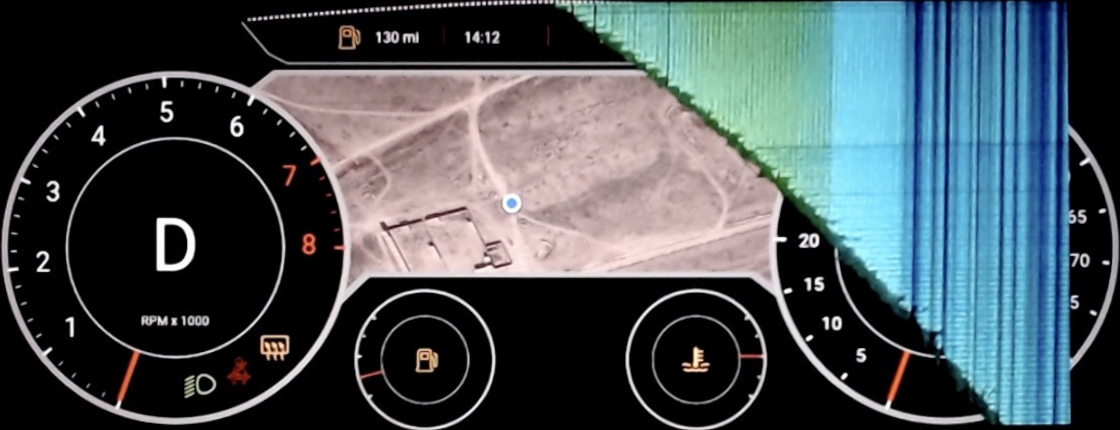
#> input picture Data/TestSet1/test1/cam-low-exposure.png, 1120 x 430 px, given in place of unobstructed-aligned.png, which was not available
$ python ImageSimilarity.py
#> lines starting #> are read from the running program, lines starting #| are printed output that depends on the picture; long printed decimals are rounded; pictures that were not available may be replaced by others from this repository, and a replacement may not be noted
"""
This script contains routines for calculating similarity between images.
There is a straightforward unit test towards the bottom that will run if this script is directly executed.

Here are the similarity metrics:
    mean squared difference - Images must have equal intensity distribution. Lower score is better.
    normalized correlation coefficient - Assumes linear relationship between intensities. 0 to 1, 1 is most similar.
    mutual information - More broadly applicable. 0 to 1, 1 is most similar.
    normalized mutual information - Can be even more broadly applicable.
    kappa statistic - Used for binary images only.


----QUOTE FROM ELASTIX DOCUMENTATION ON WHICH METRIC TO USE---
"The MSD measure is a measure that is only suited for two images with an equal intensity distribution,
i.e. for images from the same modality. NCC is less strict, it assumes a linear relation between the intensity
values of the fixed and moving image, and can therefore be used more often. The MI measure is even more
general: only a relation between the probability distributions of the intensities of the fixed and moving image
is assumed. For MI it is well-known that it is suited not only for mono-modal, but also for multi-modal
image pairs. This measure is often a good choice for image registration. The NMI measure is, just like
MI, suitable for mono- and multi-modality registration. Studholme et al. [1999] seems to indicate better
performance than MI in some cases. (Note that in elastix we optimized MI for performance, which we
did not do for NMI.) The KS measure is specifically meant to register binary images (segmentations). It
measures the “overlap” of the segmentations."
"""

import cv2
import numpy as np


########################################################################################################
# ----MEAN SQUARED DIFFERENCE----
# It is the sum of all the voxel distances squared (square inside summation), then divided by
# the number of voxels, hence the mean squared difference.
# Closer to zero means more similar.
########################################################################################################
def MeanSquaredDifference(moving, fixed):
    """
    Will resize the images if they are of a different shape.
    Uses the euclidean distance between voxels
    """
    #Handles different sizes
    different_sizes = moving.shape[0] == fixed.shape[0] and moving.shape[1] == fixed.shape[1]
    if not different_sizes:
        moving = cv2.resize(moving, (fixed.shape[1], fixed.shape[0]), interpolation=cv2.INTER_CUBIC)

    # convert to floats to avoid overload
    moving, fixed = moving.astype(np.float64), fixed.astype(np.float64)

    # core calculation
    squared_differences = (fixed - moving) ** 2
    msd = np.mean(squared_differences)
    return msd


########################################################################################################
# ----NORMALIZED CORRELATION COEFFICIENT----
# From 0 to 1, closer to 1 is more similar.
# Related to Pearson Correlation Coefficient.
########################################################################################################
def NormalizedCorrelationCoefficient(moving, fixed):
    #Check images are same shape/dimensions.
    assert moving.shape == fixed.shape, "Moving and fixed must have the same shape."

    # Calculate the mean of the fixed image and the moving image
    mean_fixed = np.mean(fixed)
    mean_moving = np.mean(moving)

    # Calculate the numerator of the NCC
    numerator = np.sum((fixed - mean_fixed) * (moving - mean_moving))

    # Calculate the denominator of the NCC
    denominator = np.sqrt(np.sum((fixed - mean_fixed) ** 2) * np.sum((moving - mean_moving) ** 2))

    # Calculate the NCC
    ncc = numerator / denominator
    return ncc


########################################################################################################
# ----MUTUAL INFORMATION----
# Definition from the following paper:
# Optimization of mutual information for multiresolution image registration,
# by P. Thevenaz and M. Unser, 2000, https://ieeexplore.ieee.org/document/887976.
# Closer to 1 means more similar.
########################################################################################################
# [129 lines left out: functions MutualInformation, NormalizedMutualInformation, NormalizedMutualInformationAlt, Kappa, not called in this run]


########################################################################################################
# ----UNIT TESTS----
# Runs through all the distance metrics
########################################################################################################
def unit_tests():
    print("Running unit tests for image similarity metrics...")

    #read in images
    observed, expected = cv2.imread("Data/TestingDiffDiff/test1/unobstructed-aligned.png"), cv2.imread("Data/TestingDiffDiff/test1/expected.png")
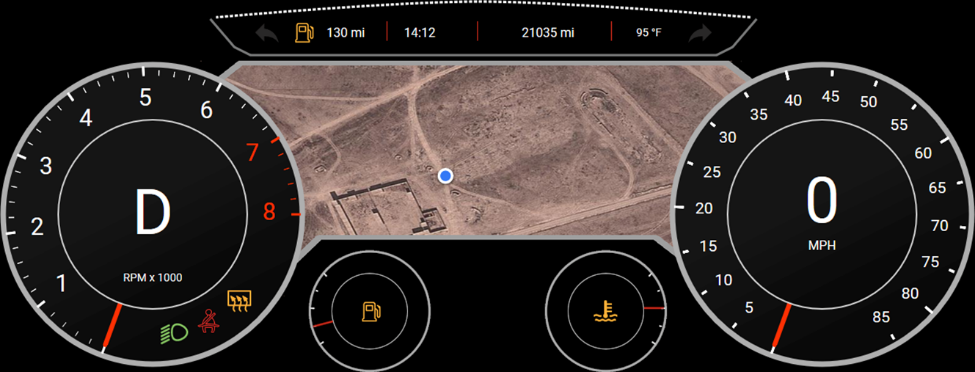
#> input picture Data/TestSet1/test1/expected.png, 975 x 372 px, found by its file name
#> observed is the input picture: shape (430, 1120, 3); mean B, G, R 85.5, 80.4, 70.2
#> expected is the input picture: shape (372, 975, 3); mean B, G, R 41.1, 42.9, 48.9
    penguin = cv2.resize(cv2.imread("Data/TestSimilarity/penguin.png"), (expected.shape[1], expected.shape[0]), interpolation=cv2.INTER_CUBIC)
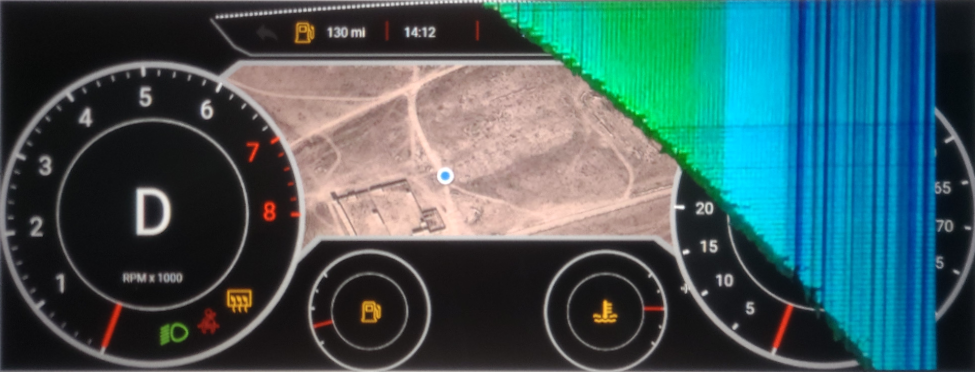
#> input picture Data/TestSet1/test1/observed-phone.png, 975 x 372 px, given in place of penguin.png, which was not available
#> penguin is the input picture: shape (372, 975, 3); mean B, G, R 93.3, 90.3, 61.4
    registered = cv2.imread("Data/TestSimilarity/itkFirstRegister.png", cv2.IMREAD_GRAYSCALE)
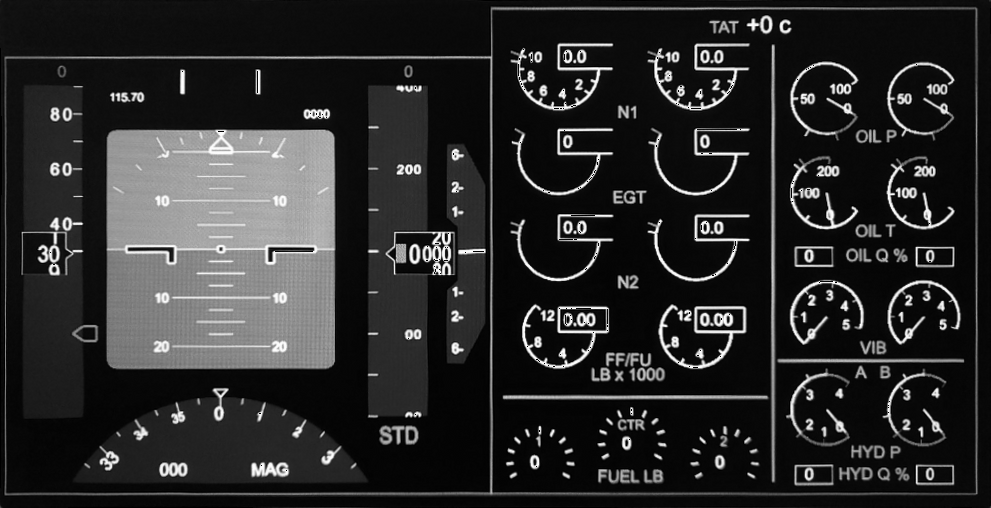
#> input picture Data/TestSimilarity/itkFirstRegister.png, 991 x 508 px
#> registered is the input picture: shape (508, 991); min 0, max 255, mean 42.3
    expected_gray = cv2.cvtColor(expected, cv2.COLOR_BGR2GRAY)
    similar1, similar2 = cv2.imread("Data/TestSimilarity/similar1.png"), cv2.imread("Data/TestSimilarity/similar1.png") # similar images
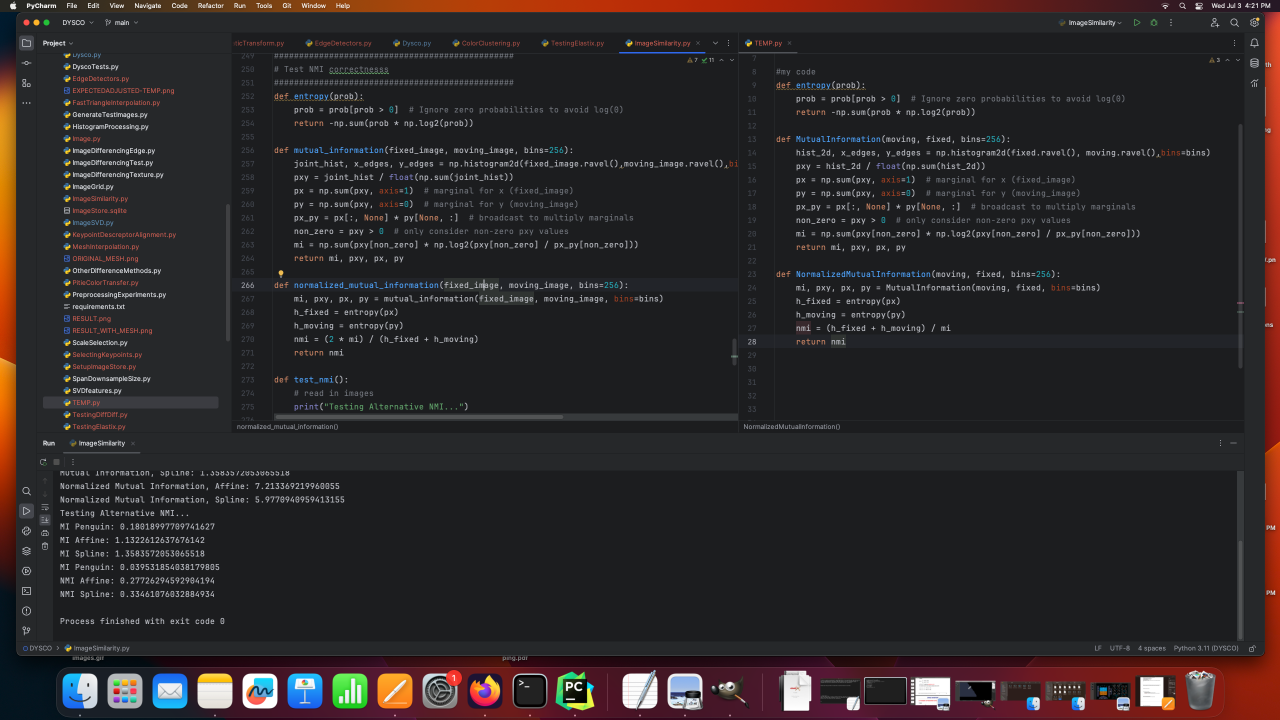
#> input picture Data/TestSimilarity/similar1.png, 2560 x 1440 px (shown at 1/2 size)
#> similar1 is the input picture: shape (1440, 2560, 3); mean B, G, R 40.2, 39.2, 44.1

    #Mean Squared Difference
    msd_penguin = MeanSquaredDifference(penguin, expected)
#> in MeanSquaredDifference, `msd = np.mean(squared_differences)`: msd = 4771.7
#> msd_penguin = 4771.7
    msd_affine = MeanSquaredDifference(observed, expected)
#> in MeanSquaredDifference (call 2), `squared_differences = (fixed - moving) ** 2`:
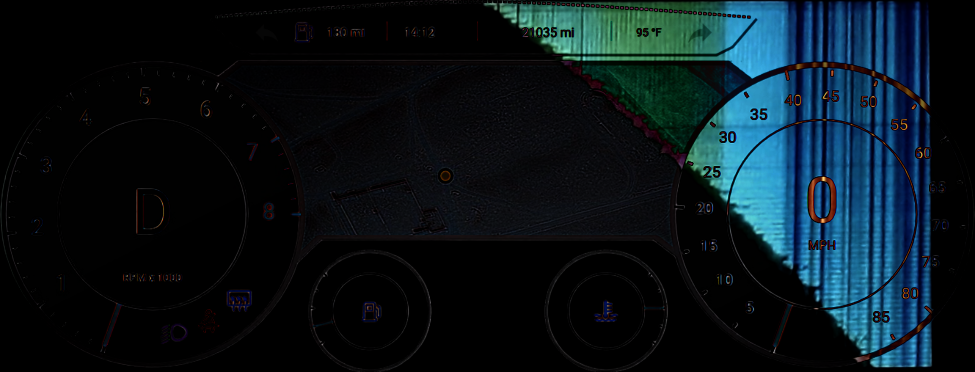
#> squared_differences: shape (372, 975, 3) float64; mean B, G, R 6993.6, 5402.1, 2339.3; drawn with min black and max white
#> in MeanSquaredDifference (call 2), `msd = np.mean(squared_differences)`: msd = 4911.7
#> msd_affine = 4911.7
    msd_spline = MeanSquaredDifference(registered, expected_gray)
#> in MeanSquaredDifference (call 3), `moving = cv2.resize(moving, (fixed.shape[1], fixed.shape[0]), interpol..`:
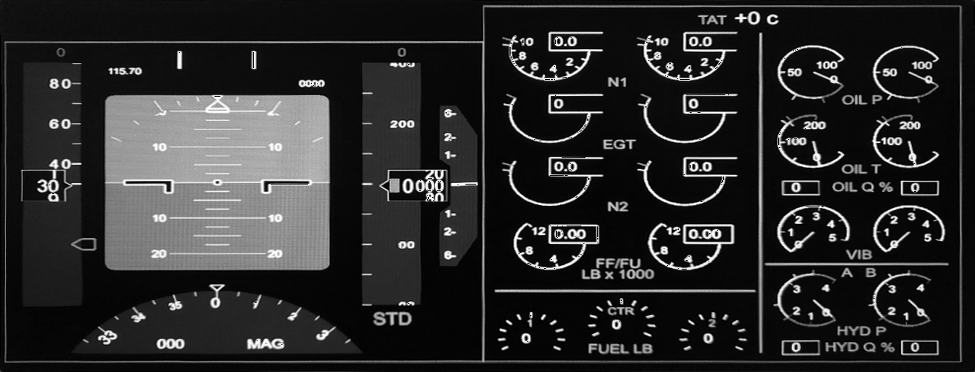
#> moving: shape (372, 975); min 0, max 255, mean 42.3
#> in MeanSquaredDifference (call 3), `squared_differences = (fixed - moving) ** 2`:
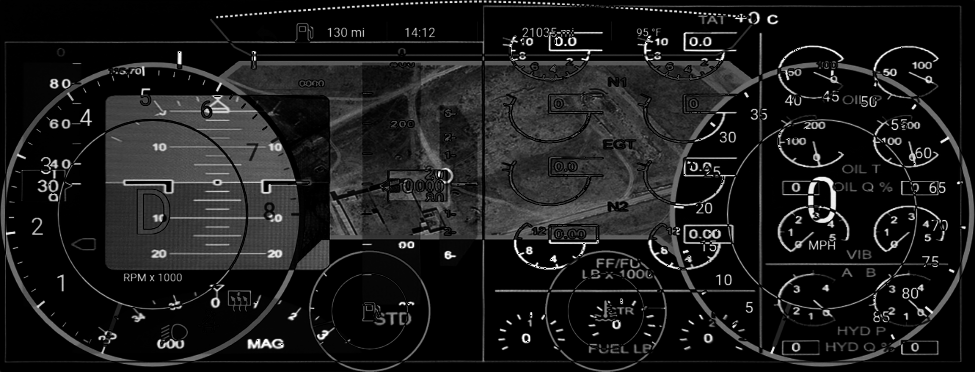
#> squared_differences: shape (372, 975) float64; min 0, max 65025, mean 6988.5; drawn with min black and max white
#> in MeanSquaredDifference (call 3), `msd = np.mean(squared_differences)`: msd = 6988.5
#> msd_spline = 6988.5
    print("Mean Squared Difference, Penguin:", msd_penguin)
#| Mean Squared Difference, Penguin: 4771.652
    print("Mean Squared Difference, Affine:", msd_affine)
#| Mean Squared Difference, Affine: 4911.661
    print("Mean Squared Difference, Spline:", msd_spline)
#| Mean Squared Difference, Spline: 6988.498

    #Normalized Correlation Coefficient
    ncc_affine = NormalizedCorrelationCoefficient(observed, expected)
    ncc_spline = NormalizedCorrelationCoefficient(registered, expected_gray)
    print("Normalized Correlation Coefficient, Affine:", ncc_affine)
    print("Normalized Correlation Coefficient, Spline:", ncc_spline)

    #Mutual Information
    mu_affine = MutualInformation(observed, expected)
    mu_spline = MutualInformation(registered, expected_gray)
    print("Mutual Information, Penguin:", MutualInformation(penguin, expected))
    print("Mutual Information, Affine:", mu_affine)
    print("Mutual Information, Spline:", mu_spline)
    print("Mutual Information, Similar:", MutualInformation(similar1, similar2))

    #Normalized Mutual Information
    nmu_affine = NormalizedMutualInformation(observed, expected)
    nmu_spline = NormalizedMutualInformation(registered, expected_gray)
    print("Normalized Mutual Information, Penguin:", NormalizedMutualInformation(penguin, expected))
    print("Normalized Mutual Information, Affine:", nmu_affine)
    print("Normalized Mutual Information, Spline:", nmu_spline)
    print("Normalized Mutual Information, Similar:", NormalizedMutualInformation(similar1, similar2))

    #Kappa statistic
    #_, otsu = cv2.threshold(obstructed_diff, 0, 255, cv2.THRESH_BINARY + cv2.THRESH_OTSU)
    affine_edge = cv2.Canny(cv2.GaussianBlur(observed, (7, 7), 0), 100, 200)
    registered_edge = cv2.Canny(cv2.GaussianBlur(registered, (7, 7), 0), 100, 200)
    expected_edge = cv2.Canny(expected, 100, 200)
    similar1_edge, similar2_edge = cv2.Canny(similar1, 100, 200), cv2.Canny(similar2, 100, 200)
    penguin_edge = cv2.Canny(penguin, 100, 200)
    print("Kappa, Penguin+Edge:", Kappa(penguin_edge, expected_edge, foreground_value=255))
    print("Kappa, Affine+Edge:", Kappa(affine_edge, expected_edge, foreground_value=255))
    print("Kappa, Spline+Edge:", Kappa(registered_edge, expected_edge, foreground_value=255))
    print("Kappa, Similar+Edge:", Kappa(similar1_edge, similar2_edge, foreground_value=255))


################################################
# ENTRY POINT & MAIN
################################################
def main():
    unit_tests()

if __name__ == '__main__':
#> (the run stopped early here; a loop or call above may not have finished)
